Frame 1 (no input): blank canvas, image omitted
Frame 60 (no input): blank canvas, image omitted
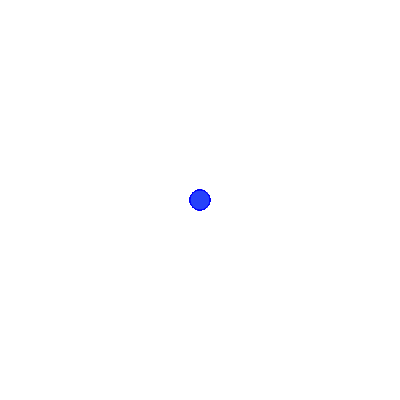
Frame 120 (the mouse pressed at the canvas centre since frame 60)

The p5.js sketch whose frames 1 and 60 were blank and that drew this single picture after the mouse press (run headless with seeded random() and noise() and a simulated clock; from frame 60 on, the mouse is pressed at the canvas centre):

// p5.js sketch
// ── sketch.js
let cor
function setup() {  createCanvas(400, 400);

  background("white")
}

function draw() {
  stroke("blue");
  cor = color(random(0,255),random(0,255),random(0,255))
  fill(cor);
  
  
  if (mouseIsPressed) {
    circle(mouseX, mouseY, 20, 35);
  }
  
}
